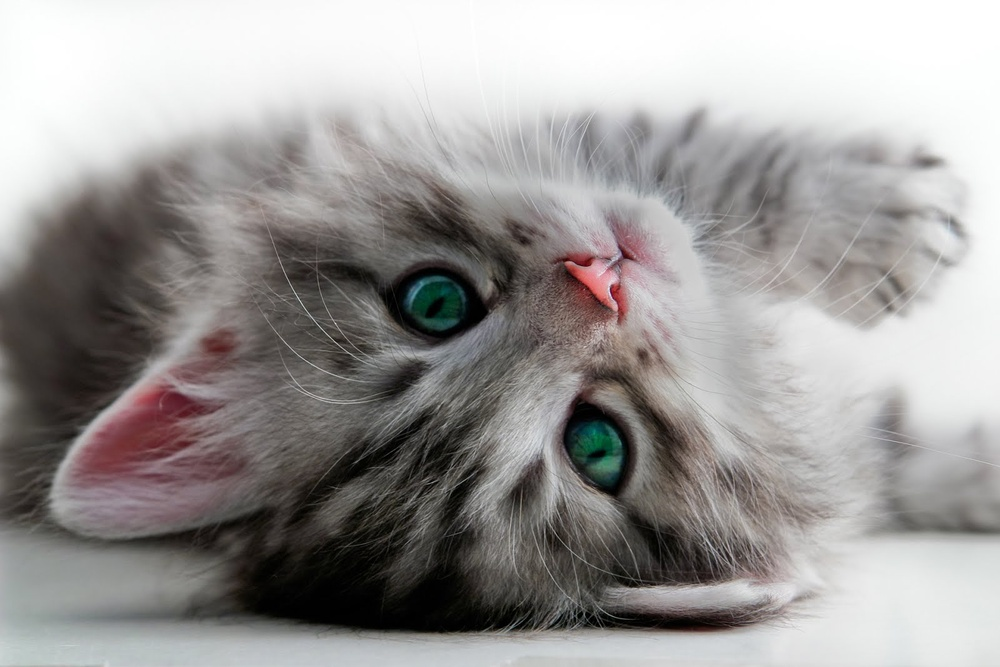
#> input picture ejemplo.jpg, 1000 x 667 px, shrunk from 1600 x 1067 before the run
$ python filtro_bilineal.py
#> lines starting #> are read from the running program, lines starting #| are printed output that depends on the picture
import cv2 as cv
import numpy as np
import math


# Imagen original
imagen_original = cv.imread("ejemplo.jpg", cv.IMREAD_GRAYSCALE)
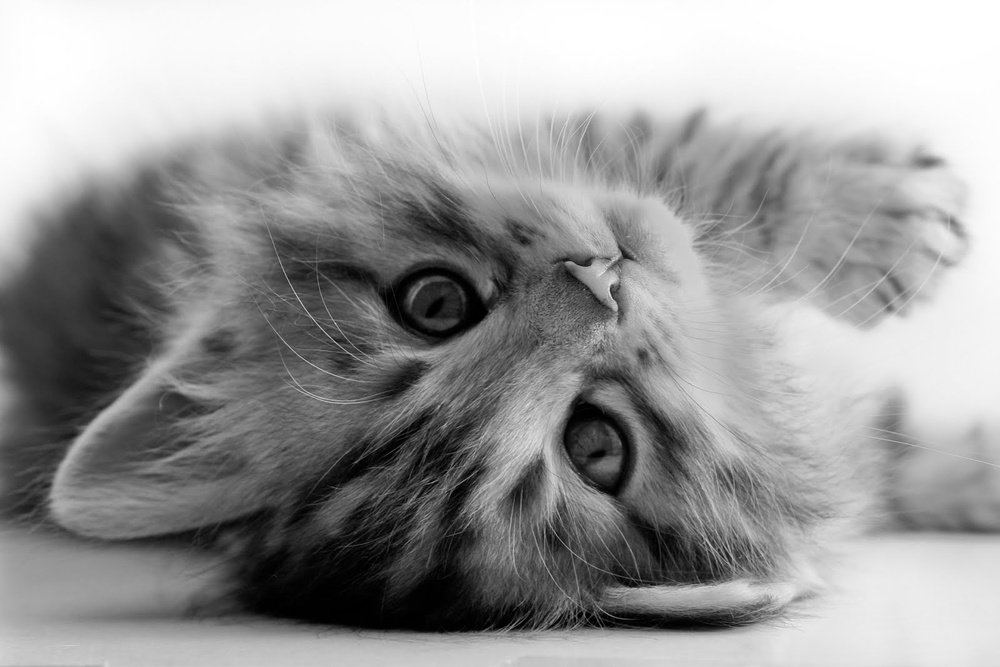
#> imagen_original: shape (667, 1000); min 0, max 255, mean 154.2

alto, ancho = imagen_original.shape
#> alto = 667; ancho = 1000


# Imágenes para guardar
img_escalada = np.zeros((alto, ancho), dtype=np.uint8)
img_rotada = np.zeros((alto, ancho), dtype=np.uint8)

img_escalada_suave = np.zeros((alto, ancho), dtype=np.uint8)
img_rotada_suave = np.zeros((alto, ancho), dtype=np.uint8)


# Parámetros
factor_escala = 2
angulo = 45
rad = math.radians(angulo)


# Escalado
for fila in range(alto):
    for col in range(ancho):
        nuevo_x = col * factor_escala
        nuevo_y = fila * factor_escala

        if 0 <= nuevo_x < ancho and 0 <= nuevo_y < alto:
            img_escalada[nuevo_y, nuevo_x] = imagen_original[fila, col]
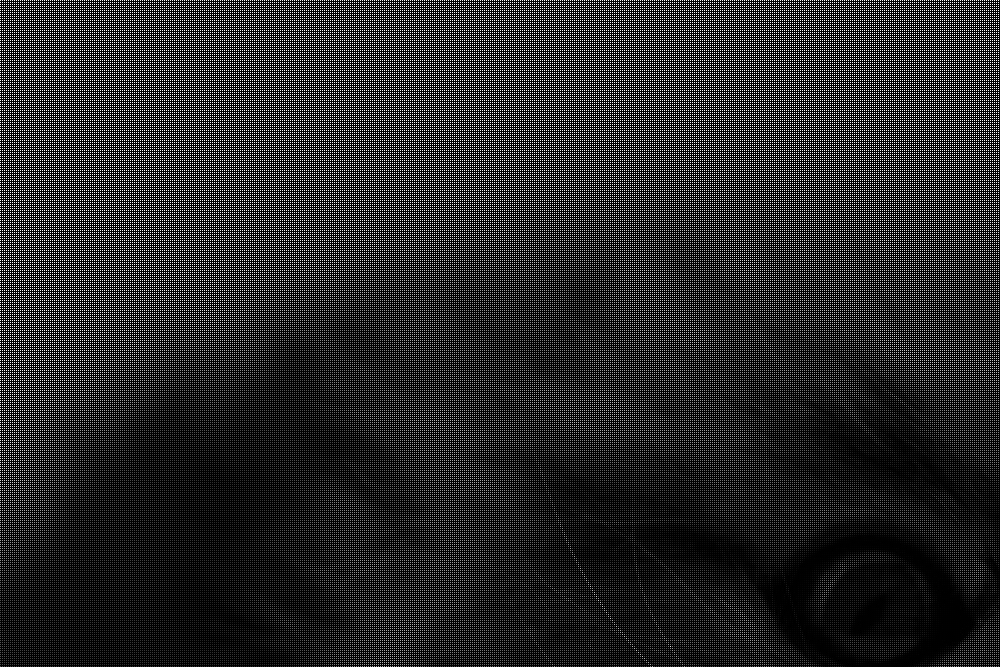
#> img_escalada: shape (667, 1000); min 0, max 255, mean 42.2


# Suavizado
for i in range(1, alto - 1):
    for j in range(1, ancho - 1):
        vecindad = (
            img_escalada[i, j] +
            img_escalada[i, j + 1] +
            img_escalada[i + 1, j] +
            img_escalada[i + 1, j + 1] +
            img_escalada[i - 1, j] +
            img_escalada[i - 1, j - 1] +
            img_escalada[i - 1, j + 1] +
            img_escalada[i + 1, j - 1] +
            img_escalada[i, j - 1]
        )
        img_escalada_suave[i, j] = int(vecindad / 9)
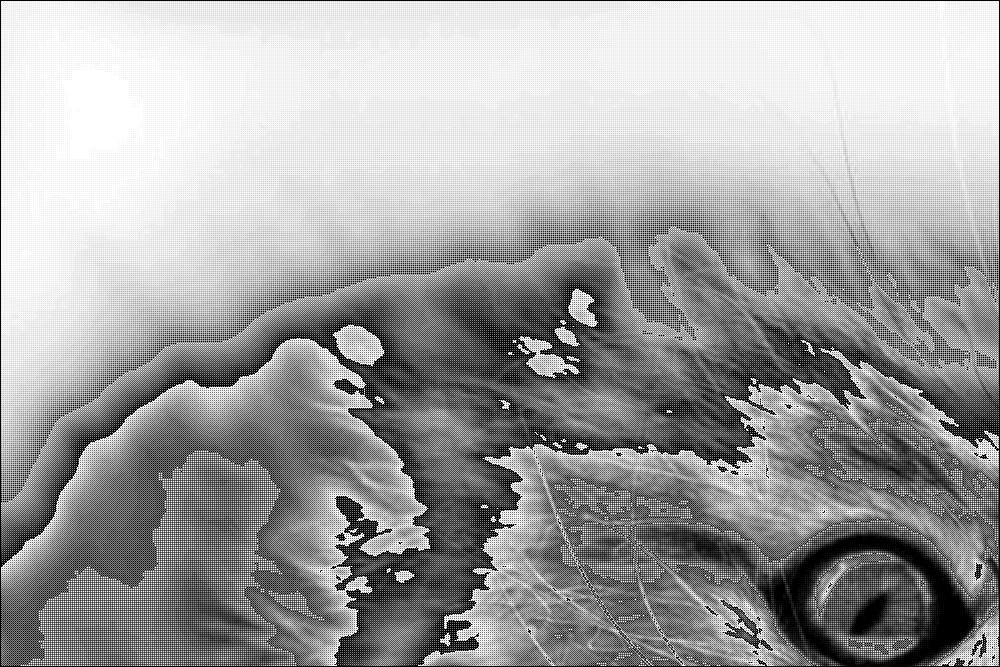
#> img_escalada_suave: shape (667, 1000); min 0, max 28, mean 17.7; drawn with min black and max white


# Rotación
for i in range(alto):
    for j in range(ancho):
        x_rot = int(i * math.cos(rad) + j * math.sin(rad))
        y_rot = int(j * math.cos(rad) - i * math.sin(rad))

        if 0 <= x_rot < ancho and 0 <= y_rot < alto:
            img_rotada[y_rot, x_rot] = img_escalada[i, j]
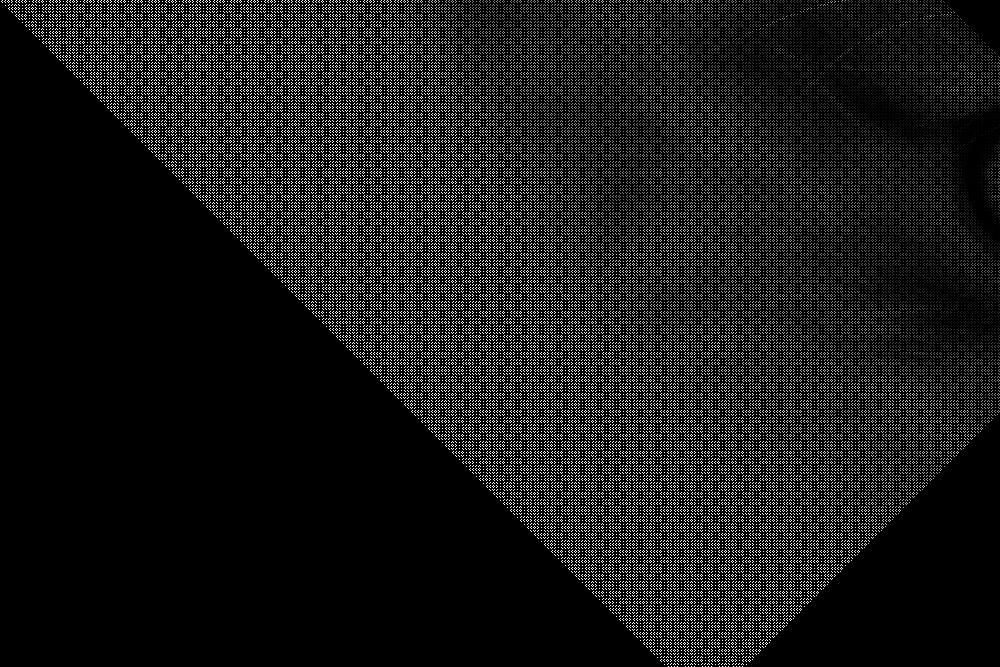
#> img_rotada: shape (667, 1000); min 0, max 255, mean 24.5


# Suavizado post-rotación

for i in range(1, alto - 1):
    for j in range(1, ancho - 1):
        vecinos = (
            img_rotada[i, j] +
            img_rotada[i, j + 1] +
            img_rotada[i + 1, j] +
            img_rotada[i + 1, j + 1] +
            img_rotada[i - 1, j] +
            img_rotada[i - 1, j - 1] +
            img_rotada[i - 1, j + 1] +
            img_rotada[i + 1, j - 1] +
            img_rotada[i, j - 1]
        )
        img_rotada_suave[i, j] = int(vecinos / 9)
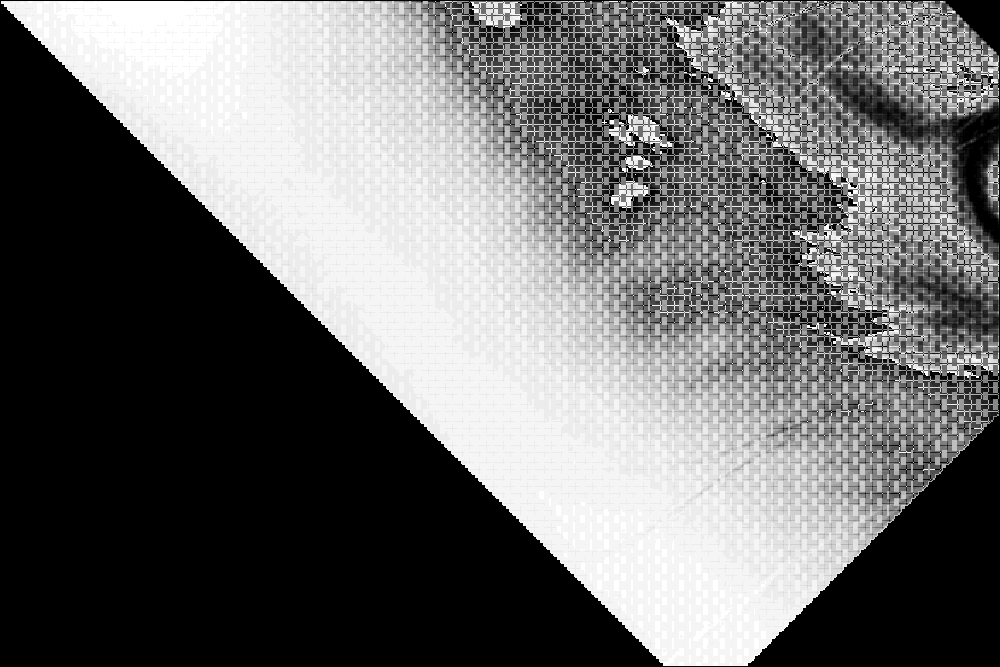
#> img_rotada_suave: shape (667, 1000); min 0, max 28, mean 12; drawn with min black and max white


# Mostrar
cv.imshow("Imagen base en escala de grises", imagen_original)
cv.imshow("Imagen ampliada sin interpolacion", img_escalada)
cv.imshow("Imagen ampliada con suavizado", img_escalada_suave)
cv.imshow("Imagen ampliada y rotada", img_rotada)
cv.imshow("Imagen ampliada, rotada y suavizada", img_rotada_suave)

cv.waitKey(0)
cv.destroyAllWindows()
